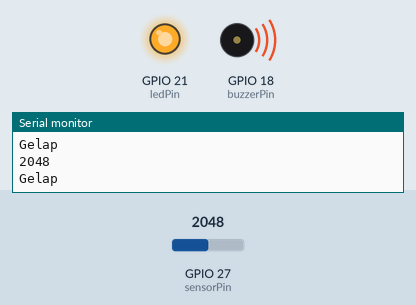
A sketch run on a simulated ESP32. Shown: output pins drawn as LEDs (lit = HIGH), buzzer (waves = sounding, pin HIGH), the last lines printed to the serial monitor. Inputs (shaded band) come from the test bench; at power-on: GPIO 27 (sensorPin) = 2048.

Above: at 1.8 s.
1.9 s: GPIO 27 (sensorPin) set to 112
3.4 s: GPIO 27 (sensorPin) set to 91
At 4.6 s:
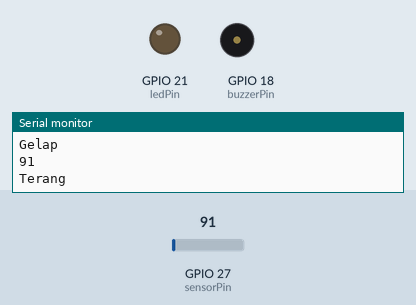
5.5 s: GPIO 27 (sensorPin) set to 491
At 7.2 s:
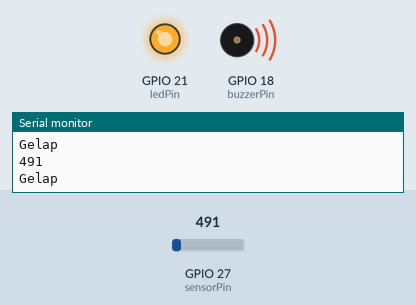
7.5 s: GPIO 27 (sensorPin) set to 60
At 8.8 s:
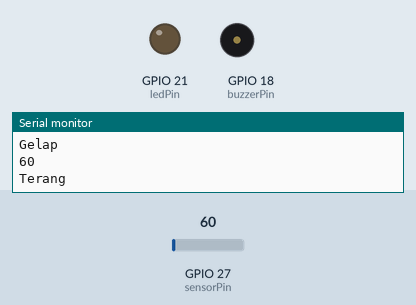
Timing chart, 0 to 10.5 s (numbered marks = the images above; inputs shaded):
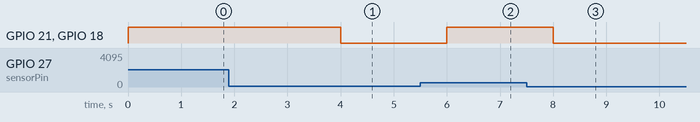

Measured:
- the behaviour switches between 101 and 100 on GPIO 27 (sensorPin) (found by bisection; images 0 and 1)
- after the input at 3.4 s, GPIO 21 (ledPin), GPIO 18 (buzzerPin): HIGH → LOW after 0.60 s
- after the input at 5.5 s, GPIO 21 (ledPin), GPIO 18 (buzzerPin): LOW → HIGH after 0.50 s
- after the input at 7.5 s, GPIO 21 (ledPin), GPIO 18 (buzzerPin): HIGH → LOW after 0.50 s

The sketch:

modul_1.ino
```cpp
#define sensorPin 27
#define buzzerPin 18
#define ledPin 21

void setup() {
  pinMode(sensorPin, INPUT);
  pinMode(buzzerPin, OUTPUT);
  pinMode(ledPin, OUTPUT);
  Serial.begin(9600);
}

void loop() {
  int sensorValue = analogRead(sensorPin);
  Serial.println(sensorValue);
  if (sensorValue > 100){
    digitalWrite(buzzerPin, HIGH);
    digitalWrite(ledPin, HIGH);
    Serial.println("Gelap");
  } else {
    digitalWrite(buzzerPin, LOW);
    digitalWrite(ledPin, LOW);
    Serial.println("Terang");
  }
delay(1000);
}
```
